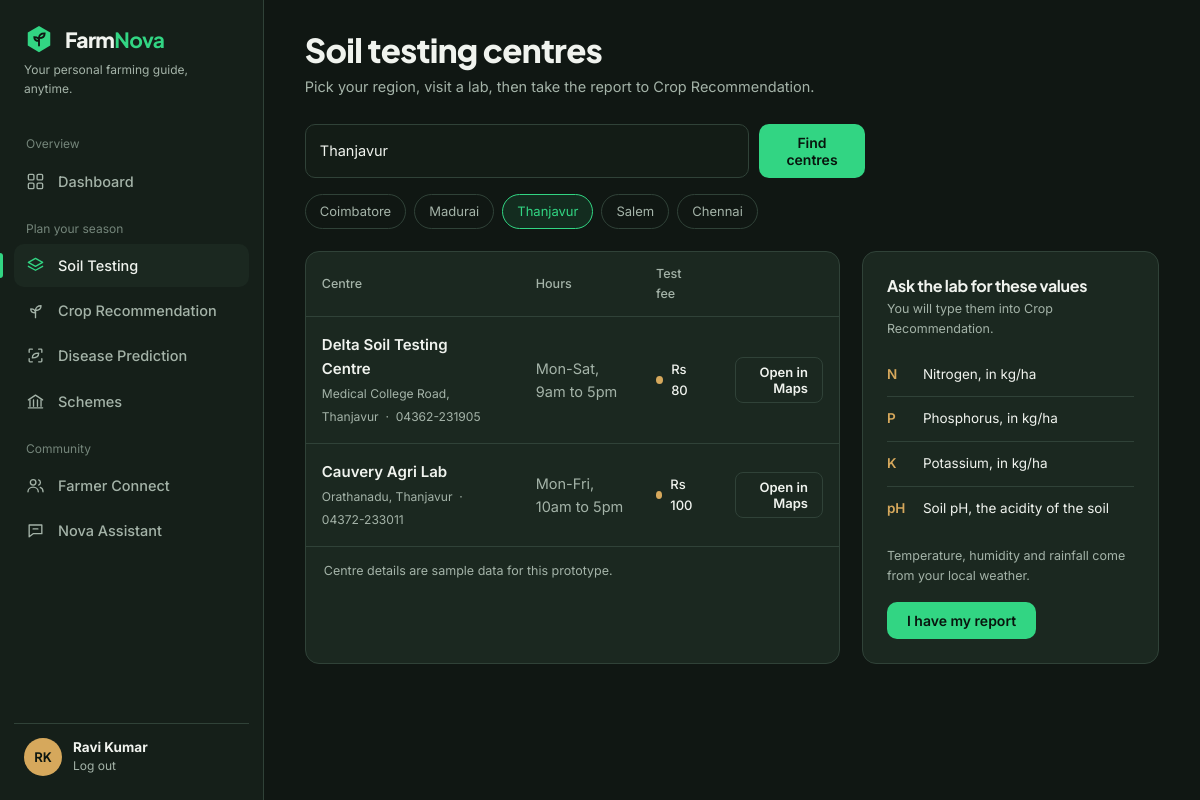
/soil (signed in), run on the app's committed database.
### main.py (models this page shows)
class User(Base):
    __tablename__ = "users"
    id = Column(Integer, primary_key=True)
    name = Column(String(80)); email = Column(String(120), unique=True)
    pw = Column(String(200)); region = Column(String(60)); crop = Column(String(40))

### main.py (the view)
@app.get("/soil")
def soil(request: Request, region: str = ""):
    u, db = me(request)
    if not u: return RedirectResponse("/")
    q = region.strip().lower() or u.region.lower()
    return page(request, "soil.html", q=q, found=CENTRES.get(q), regions=list(CENTRES))

### templates/soil.html
{% extends "base.html" %}{% from "_m.html" import ic %}{% block body %}
<header class="ph"><div><h1>Soil testing centres</h1><p>Pick your region, visit a lab, then take the report to Crop Recommendation.</p></div></header>
<form style="display:flex;gap:10px;max-width:560px"><input name="region" list="rg" value="{{q.title()}}" placeholder="Type your region, e.g. Madurai" aria-label="Region"><datalist id="rg">{% for r in regions %}<option value="{{r.title()}}">{% endfor %}</datalist><button class="btn">Find centres</button></form>
<div class="reg">{% for r in regions %}<a class="chip {{'on' if r==q}}" href="/soil?region={{r}}">{{r.title()}}</a>{% endfor %}</div>
<div class="g2 g-b" style="grid-template-columns:1.8fr 1fr">
<div class="pnl">{% if found %}<table class="tbl"><thead><tr><th>Centre</th><th>Hours</th><th>Test fee</th><th></th></tr></thead><tbody>
{% for n,a,p,h,f in found %}<tr><td><div class="cn"><div><b>{{n}}</b><small>{{a}}, {{q.title()}} &nbsp;&middot;&nbsp; {{p}}</small></div></div></td><td class="mut">{{h}}</td><td><span class="st {{'' if f=='Free' else 'mid'}}">{{f}}</span></td>
<td style="text-align:right"><a class="btn ghost s" target="_blank" rel="noopener" href="https://www.google.com/maps/search/?api=1&query={{(n~' '~q)|urlencode}}">Open in Maps</a></td></tr>{% endfor %}</tbody></table>
<p class="mut sm" style="padding:14px 18px;border-top:1px solid var(--bd)">Centre details are sample data for this prototype.</p>
{% else %}<div class="empty" style="margin:20px">{{ic('soil')}}<h3>No centres stored for "{{q}}"</h3><p>Try one of: {{regions|map('title')|join(', ')}}.</p></div>{% endif %}</div>
<div class="pnl pad"><h3 class="h3s">Ask the lab for these values</h3><p class="sub">You will type them into Crop Recommendation.</p>
<ul class="ck"><li><em>N</em><span>Nitrogen, in kg/ha</span></li><li><em>P</em><span>Phosphorus, in kg/ha</span></li><li><em>K</em><span>Potassium, in kg/ha</span></li><li><em>pH</em><span>Soil pH, the acidity of the soil</span></li></ul>
<p class="sub" style="margin:16px 0">Temperature, humidity and rainfall come from your local weather.</p><a class="btn" href="/crop">I have my report</a></div></div>{% endblock %}

### templates/base.html (shortened to what this page needs)
{% from "_m.html" import ic, av %}<!DOCTYPE html><html lang="en"><head><meta charset="utf-8">
<link rel="stylesheet" href="/static/style.css">
<script>Chart.defaults.color='#A4B3A8';Chart.defaults.borderColor='#30423880';Chart.defaults.font.family='Inter, sans-serif';</script></head><body>
{% if user %}<div class="shell"><nav>
<div class="brand"><svg viewBox="0 0 32 32"><path d="M16 2 28 9v14L16 30 4 23V9Z" fill="#32D583"/><path d="M16 23v-8m0 0c0-3 2-5 6-5 0 3-2 5-6 5Zm0 3c0-2-1.5-4-5-4 0 2 1.5 4 5 4Z" stroke="#101713" stroke-width="2" fill="none" stroke-linecap="round"/></svg><span>Farm<b>Nova</b></span></div>
<div class="tagline">Your personal farming guide, anytime.</div>
<div class="navlbl">Overview</div>
<a class="nl {{'on' if active=='dashboard'}}" href="/dashboard" title="Dashboard">{{ic('dashboard')}}<span>Dashboard</span></a>
<div class="navlbl">Plan your season</div>
{% for k,t in [('soil','Soil Testing'),('crop','Crop Recommendation'),('disease','Disease Prediction'),('schemes','Schemes')] %}
<a class="nl {{'on' if active==k}}" href="/{{k}}" title="{{t}}">{{ic(k)}}<span>{{t}}</span></a>{% endfor %}
<div class="navlbl">Community</div>
<a class="nl {{'on' if active=='connect'}}" href="/connect" title="Farmer Connect">{{ic('connect')}}<span>Farmer Connect</span></a>
<a class="nl {{'on' if active=='nova'}}" href="/nova" title="Nova Assistant">{{ic('nova')}}<span>Nova Assistant</span></a>
<div class="who">{{av(user)}}<div><b>{{user.name}}</b><a href="/logout">Log out</a></div></div></nav>
<main>{% block body %}{% endblock %}</main></div>
{% else %}{% block bare %}{% endblock %}{% endif %}
{% block js %}{% endblock %}</body></html>

### templates/_m.html (shortened to what this page needs)
{% macro av(u, size='') %}{% set p=u.name.split() %}<span class="av a{{(u.id or 0)%5}} {{size}}">{{(p[0][0] ~ (p[1][0] if p|length>1 else ''))|upper}}</span>{% endmacro %}
{% macro ic(n) %}<svg class="ic" viewBox="0 0 24 24" aria-hidden="true">{{P[n]|safe}}</svg>{% endmacro %}

### data on the page
User: name "Ravi Kumar", n "Delta Soil Testing Centre", a "Medical College Road", title "Thanjavur", p "04362-231905", h "Mon-Sat, 9am to 5pm", f "Rs 80", n "Cauvery Agri Lab", a "Orathanadu", p "04372-233011", h "Mon-Fri, 10am to 5pm", f "Rs 100"

### other printed values
{{ t }} "Soil Testing" "Crop Recommendation" "Disease Prediction" "Schemes"
{{ (p[0][0] ~ (p[1][0] if p|length>1 else ''))|upper }} "RK"
{{ r.title() }} "Coimbatore" "Madurai" "Thanjavur" "Salem" "Chennai"
